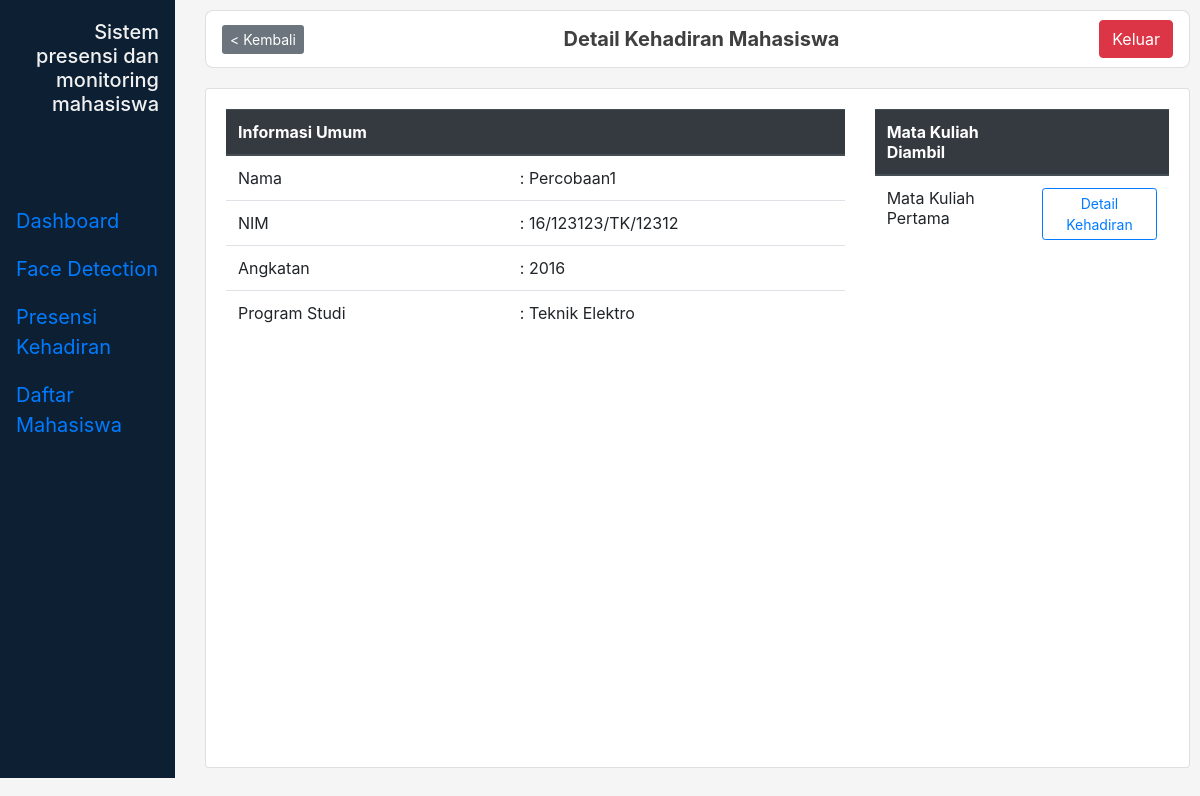
Screenshot of /halaman/akademik/mahasiswa/123123 (signed in) with the database file from the repository.
### halaman/models.py (models this page shows, shortened)
class Mahasiswa(models.Model):
    PRODI=(
        ('Teknologi Informasi', 'Teknologi Informasi'),
        ('Teknik Elektro', 'Teknik Elektro'),
        ('Teknik Biomedis', 'Teknik Biomedis'),
    )
    niu = models.IntegerField(primary_key=True)
    nim = models.CharField(max_length=100)
    nama = models.CharField(max_length=100)
    program_studi = models.CharField(choices=PRODI, max_length=100)
    angkatan = models.IntegerField(default=2016)

class Profil(models.Model):
    HARI=(
        ('Senin', 'Senin'),
        ('Selasa', 'Selasa'),
        ('Rabu', 'Rabu'),
        ('Kamis', 'Kamis'),
        ('Jumat', 'Jumat'),
    )
    kode = models.CharField(max_length=100)
    nama = models.CharField(max_length=100)
    ruang = models.CharField(max_length=6)
    hari = models.CharField(choices=HARI, max_length=100)
    jadwal = models.TimeField()
    def __str__(self):
        return self.nama

### halaman/decorators.py (the view)
        def wrapper_func(request, *args, **kwargs):
            group = None
            if request.user.groups.exists():
                group = request.user.groups.all()[0].name
            if group in allowed_roles:
                return view_func(request, *args, **kwargs)
            else:
                return HttpResponse('Mohon maaf, anda tidak memiliki akses halaman ini')

### halaman/views.py (called while the page is built)
@login_required(login_url='masuk')
@allowed_users(allowed_roles=['akademik'])
def detailMahasiswa(request, pk):
    profil = Profil.objects.all()
    list_pertemuan = Pertemuan.objects.filter(profil__in =profil)
    kehadiran = Presensi.objects.filter(pertemuan__in=list_pertemuan)
    mahasiswa = Mahasiswa.objects.get(niu=pk)
    listPresensi = mahasiswa.presensi_set.all()
    selectedId = mahasiswa.presensi_set.values_list('pertemuan__profil', flat=True).distinct()
    matkul = Profil.objects.filter(id__in = selectedId)
    presensi = Presensi.objects.filter(mahasiswa = pk)
    context = {
        'mahasiswa':mahasiswa, 'presensi':presensi, 'matkul':matkul,
    }
    return render(request, 'detailMahasiswa.html', context)

### halaman/templates/detailMahasiswa.html (shortened to what this page needs)
{% extends 'base.html' %}
{% block kembali %}
    <a href="{% url 'daftarMahasiswa' %}"
    class="kembali"> < Kembali </a>
{% endblock kembali %}
{% block header %}
    Detail Kehadiran Mahasiswa
{% endblock header %}
{% block sidebar %}
    {% include 'adds/sidebar-superadmin.html' %}
{% endblock sidebar %}
{% block content %}
    <div class="card">
        <div class="card-body">
            <div class="row">
                <div class="col-md-8">
                    <table class="table">
                        <thead class="thead-dark">
                            <tr>
                                <th>Informasi Umum</th>
                                <th></th>
                            </tr>
                        </thead>
                        <tr>
                            <td>Nama</td>
                            <td>: {{mahasiswa.nama}}</td>
                        </tr>
                        <tr>
                            <td>NIM</td>
                            <td>: {{mahasiswa.nim}}</td>
                        </tr>
                        <tr>
                            <td>Angkatan</td>
                            <td>: {{mahasiswa.angkatan}}</td>
                        </tr>
                        <tr>
                            <td>Program Studi</td>
                            <td>: {{mahasiswa.program_studi}}</td>
                        </tr>
                    </table>
                </div>
                <div class="col-md-4">
                    <table class="table">
                        <thead class="thead-dark">
                            <tr>
                                <th>Mata Kuliah Diambil</th>
                                <th></th>
                            </tr>
                        </thead>
                        <tbody>
                        {% for matkul in matkul %}
                            <tr>
                                <td>{{matkul}}</td>
                                <form  method="POST" action="{% url 'detailPerkuliahan' mahasiswa.niu  matkul.id %}">
                                    <td><button class="btn btn-sm btn-outline-primary" type="submit" >Detail Kehadiran</button></td>
                                </form>
                            </tr>
                        {% endfor %}
                        </tbody>
                    </table>
                </div>
            </div>
            <br>
        </div>
    </div>
{% endblock content %}

### halaman/static/style.css (style rules this page uses)
body { background-color: rgb(245, 245, 245); overflow-x: hidden; overflow-y: hidden; }
.card { margin: 10 10px 10px 0px; height: 85vh; }
.kembali { padding: .25rem .5rem; font-size: .875rem; line-height: 1.5; border-radius: .2rem; color: #fff; background-color: #6c757d; border-color: #6c757d; }

### rows the page displays
Mahasiswa: nama "Percobaan1", nim "16/123123/TK/12312", angkatan "2016", program_studi "Teknik Elektro"
Profil: nama "Mata Kuliah Pertama"
